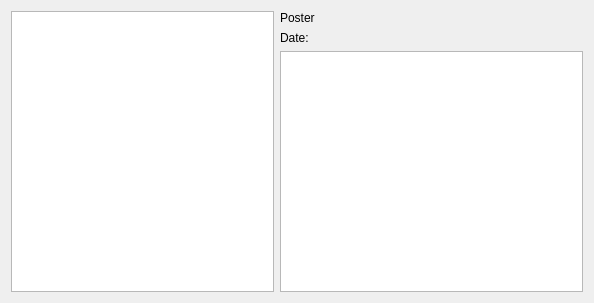
<?xml version="1.0" encoding="UTF-8"?>
<ui version="4.0">
 <class>WidgetNews</class>
 <widget class="QWidget" name="WidgetNews">
  <property name="geometry">
   <rect>
    <x>0</x>
    <y>0</y>
    <width>594</width>
    <height>303</height>
   </rect>
  </property>
  <property name="windowTitle">
   <string>Form</string>
  </property>
  <layout class="QGridLayout" name="gridLayout">
   <item row="0" column="0" rowspan="3">
    <widget class="QTreeWidget" name="treeWidget">
     <property name="sizePolicy">
      <sizepolicy hsizetype="Minimum" vsizetype="Expanding">
       <horstretch>0</horstretch>
       <verstretch>0</verstretch>
      </sizepolicy>
     </property>
     <attribute name="headerVisible">
      <bool>false</bool>
     </attribute>
     <attribute name="headerVisible">
      <bool>false</bool>
     </attribute>
     <column>
      <property name="text">
       <string notr="true">1</string>
      </property>
     </column>
    </widget>
   </item>
   <item row="0" column="1">
    <widget class="QLabel" name="label">
     <property name="maximumSize">
      <size>
       <width>35</width>
       <height>16777215</height>
      </size>
     </property>
     <property name="text">
      <string>Poster:</string>
     </property>
    </widget>
   </item>
   <item row="0" column="2">
    <widget class="QLabel" name="posterLabel">
     <property name="font">
      <font>
       <weight>75</weight>
       <bold>true</bold>
      </font>
     </property>
     <property name="text">
      <string/>
     </property>
    </widget>
   </item>
   <item row="1" column="1">
    <widget class="QLabel" name="label_2">
     <property name="maximumSize">
      <size>
       <width>35</width>
       <height>16777215</height>
      </size>
     </property>
     <property name="text">
      <string>Date:</string>
     </property>
    </widget>
   </item>
   <item row="1" column="2">
    <widget class="QLabel" name="dateLabel">
     <property name="text">
      <string/>
     </property>
    </widget>
   </item>
   <item row="2" column="1" colspan="2">
    <widget class="QPlainTextEdit" name="plainTextEdit">
     <property name="font">
      <font>
       <family>Courier</family>
       <pointsize>9</pointsize>
      </font>
     </property>
     <property name="readOnly">
      <bool>true</bool>
     </property>
    </widget>
   </item>
  </layout>
 </widget>
 <resources/>
 <connections/>
</ui>
